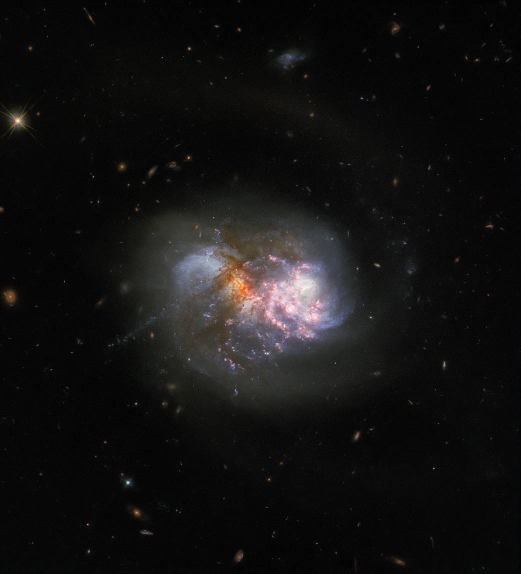
#> input picture assets/galaxy.jpg, 1041 x 1147 px, found by its file name (shown at 1/2 size)
$ python image-capture.py
#> lines starting #> are read from the running program, lines starting #| are printed output that depends on the picture
import cv2 as cv
import sys

img = cv.imread('/home/prameshsharma25/Desktop/Projects/galaxy-dissection/assets/galaxy.jpg')
#> img is the input picture: shape (1147, 1041, 3); mean B, G, R 18.1, 18.4, 19.1

if img is None:
    sys.exit('Couldn\'t read image.')

img = cv.resize(img, (224, 224))
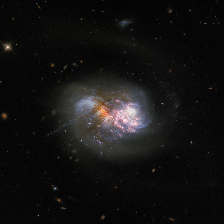
#> img: shape (224, 224, 3); mean B, G, R 17.9, 18.3, 19

cv.imshow('galaxy', img)
cv.waitKey(0)
